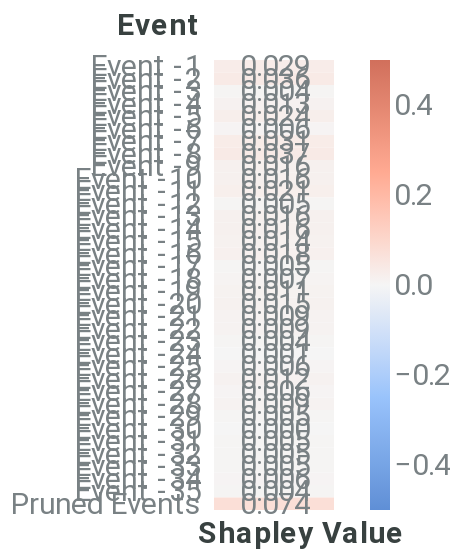

This figure's notebook cell:
### Markdown cell above
##### Event-level explanation

### Code cell
event_dict = {'rs': 42, 'nsamples': 32000}
event_data = local_event(f, pos_x_data, event_dict, positive_sequence_id, sequence_id_feat, average_event, pruning_idx)
event_plot = plot_event_heatmap(event_data)
event_plot

### Figure 1 — Vega-Lite specification as saved in the notebook (floating-point values rounded to 4 significant figures)
{"config": {"axis": {"domain": true, "domainColor": "#798184", "grid": false, "gridColor": "#798184", "gridOpacity": 0.5, "gridDash": [3, 5], "gridWidth": 0.8, "gridCap": "round", "labelPadding": 3, "labelFont": "Roboto", "labelColor": "#798184", "tickSize": 5, "tickColor": "#798184", "tickOpacity": 0.5, "titleColor": "#384140", "titleFont": "Roboto", "titleFontSize": 12}, "axisBand": {"domain": true, "ticks": false, "labelPadding": 7}, "axisY": {"domain": false, "titleAlign": "left", "titleAngle": 0, "titleX": -20, "titleY": -10}, "legend": {"labelColor": "#798184", "labelFontSize": 12, "symbolSize": 40, "titleColor": "#384140", "titleFontSize": 12, "titlePadding": 10, "titleFont": "Roboto", "labelFont": "Roboto"}, "line": {"stroke": "#618FE0", "strokeWidth": 2}, "rule": {"stroke": "#798184"}, "path": {"stroke": "#618FE0", "strokeWidth": 0.5}, "rect": {"fill": "#618FE0"}, "point": {"filled": true, "shape": "circle"}, "shape": {"stroke": "#618FE0"}, "bar": {"fill": "#618FE0", "stroke": null}, "text": {"font": "Roboto", "color": "#384140", "fontSize": 12}, "arc": {"stroke": "#fff", "strokeWidth": 1}, "range": {"category": ["#618FE0", "#50D0B0", "#E17560", "#E8B474", "#D889C4", "#34A3BC", "#A583A4"], "ramp": ["#001854", "#002f72", "#04478e", "#1e5fab", "#4477c5", "#6290e1", "#7ea9fd", "#9ec7ff", "#bde4ff"], "heatmap": ["#001854", "#002f72", "#04478e", "#1e5fab", "#4477c5", "#6290e1", "#7ea9fd", "#9ec7ff", "#bde4ff"], "diverging": ["#003b26", "#006b52", "#1aa082", "#55d5b5", "#f5f5f5", "#ffaa92", "#d16f5b", "#9e392c", "#650200"]}, "title": {"anchor": "start", "fontSize": 20, "color": "#384140", "fontWeight": "bold", "offset": 20, "font": "Roboto", "subtitleColor": "#384140", "subtitleFontSize": 16}, "header": {"labelFontSize": 12, "titleFontSize": 16, "labelColor": "#384140", "titleColor": "#384140", "titleFont": "Roboto", "labelFont": "Roboto"}, "group": {"fill": "white"}, "background": "white", "view": {"stroke": "transparent", "continuousHeight": 300, "continuousWidth": 400}}, "layer": [{"mark": "rect", "encoding": {"color": {"type": "quantitative", "field": "rounded", "legend": {"gradientLength": 225, "gradientThickness": 10, "labelFontSize": 15, "orient": "right"}, "scale": {"domain": [-0.5, 0.5], "range": ["#5f8fd6", "#99c3fb", "#f5f5f5", "#ffaa92", "#d16f5b"]}, "title": null}, "x": {"type": "ordinal", "axis": {"title": "Shapley Value", "titleFontSize": 15}, "field": "column"}, "y": {"type": "ordinal", "axis": {"domain": false, "labelFontSize": 15, "title": "Event", "titleFontSize": 15, "titleX": -49}, "field": "Feature", "sort": ["Event -1", "Event -2", "Event -3", "Event -4", "Event -5", "Event -6", "Event -7", "Event -8", "Event -9", "Event -10", "Event -11", "Event -12", "Event -13", "Event -14", "Event -15", "Event -16", "Event -17", "Event -18", "Event -19", "Event -20", "Event -21", "Event -22", "Event -23", "Event -24", "Event -25", "Event -26", "Event -27", "Event -28", "Event -29", "Event -30", "Event -31", "Event -32", "Event -33", "Event -34", "Event -35", "Pruned Events"]}}}, {"mark": {"type": "text", "align": "right", "baseline": "middle", "color": "#798184", "dx": 18, "fontSize": 15}, "encoding": {"text": {"type": "nominal", "field": "rounded_str"}, "x": {"type": "ordinal", "axis": {"domain": false, "labels": false, "title": "Shapley Value", "titleX": 43}, "field": "column"}, "y": {"type": "ordinal", "axis": {"domain": false, "labelFontSize": 15, "title": "Event", "titleFontSize": 15, "titleX": -49}, "field": "Feature", "sort": ["Event -1", "Event -2", "Event -3", "Event -4", "Event -5", "Event -6", "Event -7", "Event -8", "Event -9", "Event -10", "Event -11", "Event -12", "Event -13", "Event -14", "Event -15", "Event -16", "Event -17", "Event -18", "Event -19", "Event -20", "Event -21", "Event -22", "Event -23", "Event -24", "Event -25", "Event -26", "Event -27", "Event -28", "Event -29", "Event -30", "Event -31", "Event -32", "Event -33", "Event -34", "Event -35", "Pruned Events"]}}}], "data": {"name": "data-220ab78d492563c5c56d38965a1f122e"}, "height": 225, "width": 60, "$schema": "https://vega.github.io/schema/vega-lite/v4.8.1.json", "datasets": {"data-220ab78d492563c5c56d38965a1f122e": [{"Shapley Value": 0.02936, "Feature": "Event -1", "row": 1, "column": 1, "rounded": 0.029, "rounded_str": "0.029"}, {"Shapley Value": 0.03637, "Feature": "Event -2", "row": 2, "column": 1, "rounded": 0.036, "rounded_str": "0.036"}, {"Shapley Value": 0.00372, "Feature": "Event -3", "row": 3, "column": 1, "rounded": 0.004, "rounded_str": "0.004"}, {"Shapley Value": 0.01272, "Feature": "Event -4", "row": 4, "column": 1, "rounded": 0.013, "rounded_str": "0.013"}, {"Shapley Value": 0.02409, "Feature": "Event -5", "row": 5, "column": 1, "rounded": 0.024, "rounded_str": "0.024"}, {"Shapley Value": 0.00594, "Feature": "Event -6", "row": 6, "column": 1, "rounded": 0.006, "rounded_str": "0.006"}, {"Shapley Value": 0.03079, "Feature": "Event -7", "row": 7, "column": 1, "rounded": 0.031, "rounded_str": "0.031"}, {"Shapley Value": 0.03698, "Feature": "Event -8", "row": 8, "column": 1, "rounded": 0.037, "rounded_str": "0.037"}, {"Shapley Value": 0.01565, "Feature": "Event -9", "row": 9, "column": 1, "rounded": 0.016, "rounded_str": "0.016"}, {"Shapley Value": 0.01584, "Feature": "Event -10", "row": 10, "column": 1, "rounded": 0.016, "rounded_str": "0.016"}, {"Shapley Value": 0.0208, "Feature": "Event -11", "row": 11, "column": 1, "rounded": 0.021, "rounded_str": "0.021"}, {"Shapley Value": 0.004805, "Feature": "Event -12", "row": 12, "column": 1, "rounded": 0.005, "rounded_str": "0.005"}, {"Shapley Value": 0.01574, "Feature": "Event -13", "row": 13, "column": 1, "rounded": 0.016, "rounded_str": "0.016"}, {"Shapley Value": 0.01588, "Feature": "Event -14", "row": 14, "column": 1, "rounded": 0.016, "rounded_str": "0.016"}, {"Shapley Value": 0.01443, "Feature": "Event -15", "row": 15, "column": 1, "rounded": 0.014, "rounded_str": "0.014"}, {"Shapley Value": 0.01843, "Feature": "Event -16", "row": 16, "column": 1, "rounded": 0.018, "rounded_str": "0.018"}, {"Shapley Value": 0.005425, "Feature": "Event -17", "row": 17, "column": 1, "rounded": 0.005, "rounded_str": "0.005"}, {"Shapley Value": 0.007045, "Feature": "Event -18", "row": 18, "column": 1, "rounded": 0.007, "rounded_str": "0.007"}, {"Shapley Value": 0.01082, "Feature": "Event -19", "row": 19, "column": 1, "rounded": 0.011, "rounded_str": "0.011"}, {"Shapley Value": 0.01461, "Feature": "Event -20", "row": 20, "column": 1, "rounded": 0.015, "rounded_str": "0.015"}, {"Shapley Value": 0.00851, "Feature": "Event -21", "row": 21, "column": 1, "rounded": 0.009, "rounded_str": "0.009"}, {"Shapley Value": 0.009251, "Feature": "Event -22", "row": 22, "column": 1, "rounded": 0.009, "rounded_str": "0.009"}, {"Shapley Value": 0.003998, "Feature": "Event -23", "row": 23, "column": 1, "rounded": 0.004, "rounded_str": "0.004"}, {"Shapley Value": 0.0007846, "Feature": "Event -24", "row": 24, "column": 1, "rounded": 0.001, "rounded_str": "0.001"}, {"Shapley Value": 0.006006, "Feature": "Event -25", "row": 25, "column": 1, "rounded": 0.006, "rounded_str": "0.006"}, {"Shapley Value": 0.01158, "Feature": "Event -26", "row": 26, "column": 1, "rounded": 0.012, "rounded_str": "0.012"}, {"Shapley Value": 0.006159, "Feature": "Event -27", "row": 27, "column": 1, "rounded": 0.006, "rounded_str": "0.006"}, {"Shapley Value": 0.008729, "Feature": "Event -28", "row": 28, "column": 1, "rounded": 0.009, "rounded_str": "0.009"}, {"Shapley Value": 0.005131, "Feature": "Event -29", "row": 29, "column": 1, "rounded": 0.005, "rounded_str": "0.005"}, {"Shapley Value": 0.0002109, "Feature": "Event -30", "row": 30, "column": 1, "rounded": 0.0, "rounded_str": "0.000"}, {"Shapley Value": 0.005264, "Feature": "Event -31", "row": 31, "column": 1, "rounded": 0.005, "rounded_str": "0.005"}, {"Shapley Value": 0.005465, "Feature": "Event -32", "row": 32, "column": 1, "rounded": 0.005, "rounded_str": "0.005"}, {"Shapley Value": 0.004807, "Feature": "Event -33", "row": 33, "column": 1, "rounded": 0.005, "rounded_str": "0.005"}, {"Shapley Value": 0.006064, "Feature": "Event -34", "row": 34, "column": 1, "rounded": 0.006, "rounded_str": "0.006"}, {"Shapley Value": 0.00362, "Feature": "Event -35", "row": 35, "column": 1, "rounded": 0.004, "rounded_str": "0.004"}, {"Shapley Value": 0.07378, "Feature": "Pruned Events", "row": 36, "column": 1, "rounded": 0.074, "rounded_str": "0.074"}]}}
